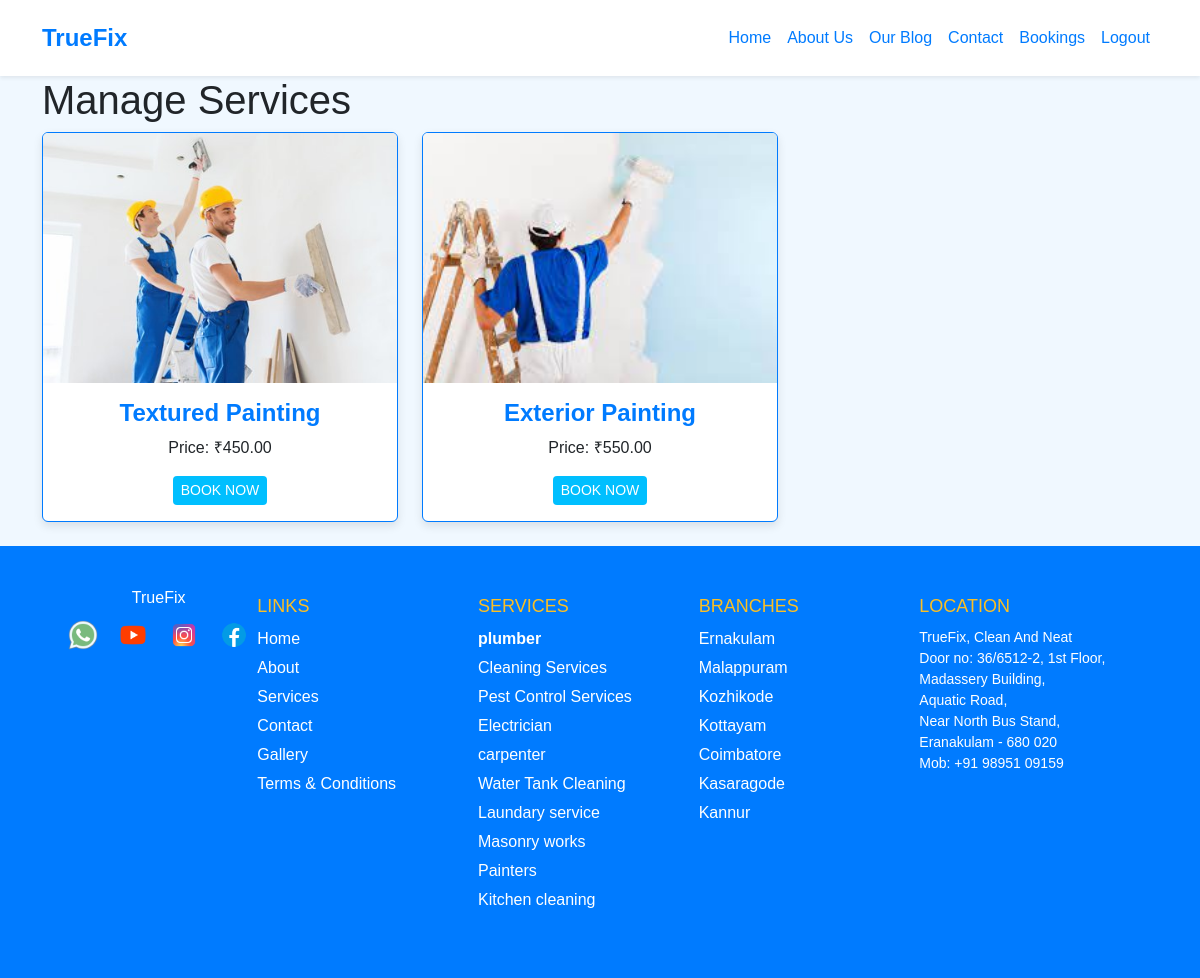
/view_service/3, run on the app's committed database.
### app/models.py (models this page shows, shortened)
class Service(models.Model):
    category = models.ForeignKey(Category, on_delete=models.CASCADE)
    name = models.CharField(max_length=200)
    description = models.TextField()
    price = models.DecimalField(max_digits=10, decimal_places=2)
    image = models.ImageField(upload_to='services/',null=True)
    is_available = models.BooleanField(default=True)

### app/views.py (the view)
# urls.py: path('view_service/<pid>',views.view_service),
def view_service(req,pid):
    cat=Category.objects.get(pk=pid)
    print(cat)
    service=Service.objects.filter(category=cat)
    return render(req,'user/view_service.html',{'service':service})

### templates/user/view_service.html (shortened to what this page needs)
<!DOCTYPE html>
<html lang="en">
<head>
    {% load static %}
    <link href="https://cdn.jsdelivr.net/npm/bootstrap@5.3.3/dist/css/bootstrap.min.css" rel="stylesheet">
</head>
<body>
    <nav class="navbar navbar-expand-lg navbar-light bg-white shadow-sm">
        <div class="container">
            <a class="navbar-brand" href="../">TrueFix</a>
            <div class="collapse navbar-collapse" id="navbarNav">
                <ul class="navbar-nav ms-auto">
                    <li class="nav-item"><a class="nav-link" href="../">Home</a></li>
                    <li class="nav-item"><a class="nav-link" href="../about">About Us</a></li>
                    <li class="nav-item"><a class="nav-link" href="../blog">Our Blog</a></li>
                    <li class="nav-item"><a class="nav-link" href="../contact">Contact</a></li>
                    <li class="nav-item"><a class="nav-link" href="../bookings">Bookings</a></li>
                    <li class="nav-item"><a class="nav-link" href="../logout">Logout</a></li>
                </ul>
            </div>
        </div>
    </nav>
  <div class="container">
    <h1>Manage Services</h1>
    <div class="row">
        {% for s in service %}
        <div class="col-lg-4 col-md-6 mb-4">
            <div class="card">
                <img class="card-img-top" src="{{ s.image.url }}" alt="Service Image" style="height: 250px; object-fit: cover;">
                <div class="card-body text-center">
                    <h4 class="card-title">{{ s.name }}</h4>
                    <p class="card-text">Price:  ₹{{ s.price }}</p>
                    <a href="{% url 'buy_now' s.pk %}" class="btn btn-edit btn-sm">BOOK NOW</a>
                </div>
            </div>
        </div>
        {% endfor %}
    </div>
</div>
<footer>
    <div class="footer-container">
        <div class="footer-logo">
            TrueFix
            <div class="social-icons">
                <img src="{% static 'images/whatsapp.png' %}" alt="WhatsApp">
                <img src="{% static 'images/youtube.png' %}" alt="Instagram">
                <img src="{% static 'images/instagram.png' %}" alt="Facebook">
                <img src="{% static 'images/facebook.png' %}" alt="YouTube">
            </div>
        </div>
        <div class="footer-column">
            <h3>LINKS</h3>
            <ul>
                <li><a href="#">Home</a></li>
                <li><a href="#">About</a></li>
                <li><a href="#">Services</a></li>
                <li><a href="#">Contact</a></li>
                <li><a href="#">Gallery</a></li>
                <li><a href="#">Terms & Conditions</a></li>
            </ul>
        </div>
        <div class="footer-column">
            <h3>SERVICES</h3>
            <ul>
                <li><a href="#"><strong>plumber</strong></a></li>
                <li><a href="#">Cleaning Services</a></li>
                <li><a href="#">Pest Control Services</a></li>
                <li><a href="#">Electrician</a></li>
                <li><a href="#">carpenter</a></li>
                <li><a href="#">Water Tank Cleaning</a></li>
                <li><a href="#">Laundary service</a></li>
                <li><a href="#">Masonry works</a></li>
                <li><a href="#">Painters</a></li>
                <li><a href="#">Kitchen cleaning</a></li>
            </ul>
        </div>
        <div class="footer-column">
            <h3>BRANCHES</h3>
            <ul>
                <li>Ernakulam</li>
                <li>Malappuram</li>
                <li>Kozhikode</li>
                <li>Kottayam</li>
                <li>Coimbatore</li>
                <li>Kasaragode</li>
                <li>Kannur</li>
            </ul>
        </div>
        <div class="footer-column">
            <h3>LOCATION</h3>
            <p>
                TrueFix, Clean And Neat<br>
                Door no: 36/6512-2, 1st Floor,<br>
                Madassery Building,<br>
                Aquatic Road,<br>
                Near North Bus Stand,<br>
                Eranakulam - 680 020<br>
                Mob: +91 98951 09159
            </p>
        </div>
    </div>
</footer>
</body>
</html>

### templates/user/view_service.html (style rules this page uses)
body { background-color: #f0f8ff; font-family: Arial, sans-serif; }
.navbar { background-color: white !important; padding: 15px 0; box-shadow: 0px 4px 10px rgba(0, 0, 0, 0.1); }
.navbar .navbar-brand { font-size: 1.5rem; font-weight: bold; color: #007bff; }
.navbar .nav-link { color: #007bff; font-weight: 500; transition: color 0.3s ease-in-out; }
.card { border: 1px solid #007bff; transition: transform 0.3s ease-in-out; box-shadow: 0px 4px 10px rgba(0, 0, 0, 0.1); }
.card-title { color: #007bff; font-weight: bold; }
.btn-edit { background-color: #00bfff !important; border: none; color: white; }
footer { background-color: #007bff; color: white; padding: 40px 60px; }
.footer-container { display: flex; justify-content: space-between; flex-wrap: wrap; }
.footer-logo { display: flex; flex-direction: column; align-items: center; }
.footer-logo img { width: 150px; }
.social-icons { margin-top: 10px; }
.social-icons img { width: 30px; margin: 0 8px; cursor: pointer; }
.footer-column { flex: 1; min-width: 200px; margin: 10px 0; }
.footer-column h3 { font-size: 18px; color: #fbbf24; margin-bottom: 10px; }
.footer-column ul { list-style: none; padding: 0; }
.footer-column ul li { margin-bottom: 5px; }
.footer-column ul li a { text-decoration: none; color: white; }
.footer-column p { font-size: 14px; line-height: 1.5; }

### data on the page
Service: image (picture), name "Textured Painting", price "450.00"
Service: image (picture), name "Exterior Painting", price "550.00"
